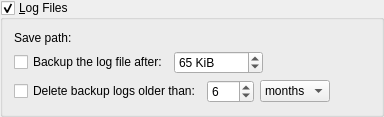
             <widget class="QGroupBox" name="checkFileLog">
              <property name="title">
               <string>&amp;Log Files</string>
              </property>
              <property name="checkable">
               <bool>true</bool>
              </property>
              <property name="checked">
               <bool>true</bool>
              </property>
              <layout class="QVBoxLayout" name="verticalLayout_11">
               <item>
                <layout class="QHBoxLayout" name="horizontalLayout_7">
                 <item>
                  <widget class="QLabel" name="label_4">
                   <property name="sizePolicy">
                    <sizepolicy hsizetype="Preferred" vsizetype="Preferred">
                     <horstretch>0</horstretch>
                     <verstretch>0</verstretch>
                    </sizepolicy>
                   </property>
                   <property name="text">
                    <string>Save path:</string>
                   </property>
                  </widget>
                 </item>
                 <item>
                  <widget class="FileSystemPathLineEdit" name="textFileLogPath" native="true"/>
                 </item>
                </layout>
               </item>
               <item>
                <layout class="QHBoxLayout" name="horizontalLayout_8">
                 <item>
                  <widget class="QCheckBox" name="checkFileLogBackup">
                   <property name="toolTip">
                    <string>Creates an additional log file after the log file reaches the specified file size</string>
                   </property>
                   <property name="text">
                    <string>Backup the log file after:</string>
                   </property>
                  </widget>
                 </item>
                 <item>
                  <widget class="QSpinBox" name="spinFileLogSize">
                   <property name="suffix">
                    <string> KiB</string>
                   </property>
                   <property name="minimum">
                    <number>1</number>
                   </property>
                   <property name="maximum">
                    <number>1024000</number>
                   </property>
                   <property name="value">
                    <number>65</number>
                   </property>
                  </widget>
                 </item>
                 <item>
                  <spacer name="horizontalSpacer_100">
                   <property name="orientation">
                    <enum>Qt::Orientation::Horizontal</enum>
                   </property>
                   <property name="sizeHint" stdset="0">
                    <size>
                     <width>40</width>
                     <height>20</height>
                    </size>
                   </property>
                  </spacer>
                 </item>
                </layout>
               </item>
               <item>
                <layout class="QHBoxLayout" name="horizontalLayout_9">
                 <item>
                  <widget class="QCheckBox" name="checkFileLogDelete">
                   <property name="text">
                    <string>Delete backup logs older than:</string>
                   </property>
                  </widget>
                 </item>
                 <item>
                  <widget class="QSpinBox" name="spinFileLogAge">
                   <property name="minimum">
                    <number>1</number>
                   </property>
                   <property name="maximum">
                    <number>365</number>
                   </property>
                   <property name="value">
                    <number>6</number>
                   </property>
                  </widget>
                 </item>
                 <item>
                  <widget class="QComboBox" name="comboFileLogAgeType">
                   <property name="currentIndex">
                    <number>1</number>
                   </property>
                   <item>
                    <property name="text">
                     <string extracomment="Delete backup logs older than 10 days">days</string>
                    </property>
                   </item>
                   <item>
                    <property name="text">
                     <string extracomment="Delete backup logs older than 10 months">months</string>
                    </property>
                   </item>
                   <item>
                    <property name="text">
                     <string extracomment="Delete backup logs older than 10 years">years</string>
                    </property>
                   </item>
                  </widget>
                 </item>
                 <item>
                  <spacer name="horizontalSpacer_16">
                   <property name="orientation">
                    <enum>Qt::Orientation::Horizontal</enum>
                   </property>
                   <property name="sizeHint" stdset="0">
                    <size>
                     <width>40</width>
                     <height>20</height>
                    </size>
                   </property>
                  </spacer>
                 </item>
                </layout>
               </item>
              </layout>
             </widget>
